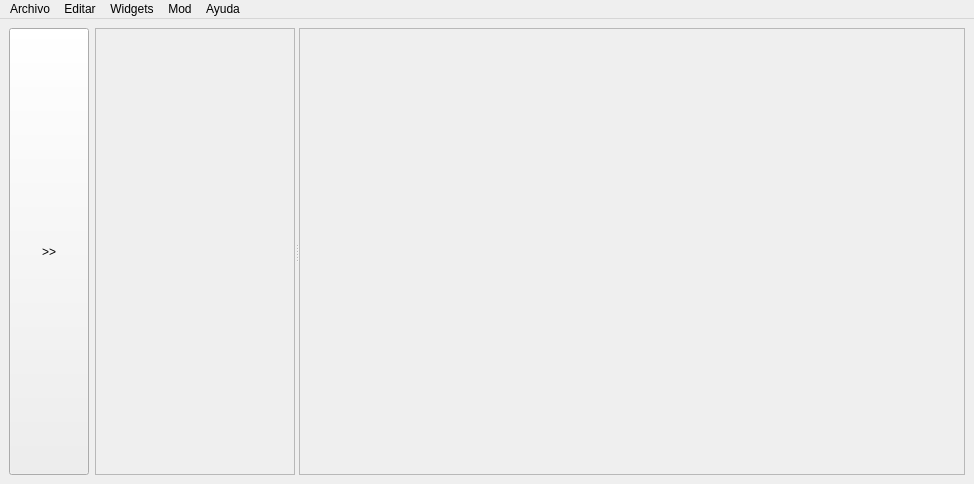
<?xml version="1.0" encoding="UTF-8"?>
<ui version="4.0">
 <class>MainWindow</class>
 <widget class="QMainWindow" name="MainWindow">
  <property name="geometry">
   <rect>
    <x>0</x>
    <y>0</y>
    <width>974</width>
    <height>484</height>
   </rect>
  </property>
  <property name="windowTitle">
   <string>MainWindow</string>
  </property>
  <property name="autoFillBackground">
   <bool>false</bool>
  </property>
  <widget class="QWidget" name="centralwidget">
   <layout class="QHBoxLayout" name="horizontalLayout">
    <item>
     <widget class="QPushButton" name="Show">
      <property name="enabled">
       <bool>true</bool>
      </property>
      <property name="sizePolicy">
       <sizepolicy hsizetype="Minimum" vsizetype="Expanding">
        <horstretch>0</horstretch>
        <verstretch>0</verstretch>
       </sizepolicy>
      </property>
      <property name="font">
       <font>
        <bold>false</bold>
        <kerning>true</kerning>
       </font>
      </property>
      <property name="autoFillBackground">
       <bool>false</bool>
      </property>
      <property name="styleSheet">
       <string notr="true"/>
      </property>
      <property name="text">
       <string notr="true">&gt;&gt;</string>
      </property>
      <property name="checkable">
       <bool>false</bool>
      </property>
      <property name="autoRepeat">
       <bool>false</bool>
      </property>
      <property name="autoExclusive">
       <bool>false</bool>
      </property>
      <property name="autoDefault">
       <bool>false</bool>
      </property>
      <property name="default">
       <bool>false</bool>
      </property>
      <property name="flat">
       <bool>false</bool>
      </property>
     </widget>
    </item>
    <item>
     <widget class="QSplitter" name="splitter">
      <property name="orientation">
       <enum>Qt::Orientation::Horizontal</enum>
      </property>
      <property name="childrenCollapsible">
       <bool>false</bool>
      </property>
      <widget class="QScrollArea" name="menu">
       <property name="minimumSize">
        <size>
         <width>200</width>
         <height>0</height>
        </size>
       </property>
       <property name="widgetResizable">
        <bool>true</bool>
       </property>
       <widget class="QWidget" name="scrollAreaWidgetContents">
        <property name="geometry">
         <rect>
          <x>0</x>
          <y>0</y>
          <width>198</width>
          <height>442</height>
         </rect>
        </property>
        <layout class="QGridLayout" name="gridLayout"/>
       </widget>
      </widget>
      <widget class="QFrame" name="board">
       <property name="minimumSize">
        <size>
         <width>500</width>
         <height>0</height>
        </size>
       </property>
       <property name="frameShape">
        <enum>QFrame::Shape::StyledPanel</enum>
       </property>
       <property name="frameShadow">
        <enum>QFrame::Shadow::Raised</enum>
       </property>
      </widget>
     </widget>
    </item>
   </layout>
  </widget>
  <widget class="QMenuBar" name="menubar">
   <property name="geometry">
    <rect>
     <x>0</x>
     <y>0</y>
     <width>974</width>
     <height>22</height>
    </rect>
   </property>
   <property name="autoFillBackground">
    <bool>false</bool>
   </property>
   <widget class="QMenu" name="menuArchivo">
    <property name="title">
     <string>Archivo</string>
    </property>
    <addaction name="actionNuevo"/>
    <addaction name="actionAbrir"/>
    <addaction name="actionRecientes"/>
    <addaction name="actionCerrar"/>
    <addaction name="separator"/>
    <addaction name="actionExportar"/>
    <addaction name="actionImprimir"/>
    <addaction name="separator"/>
    <addaction name="actionGuardar"/>
    <addaction name="actionGuardar_Como"/>
    <addaction name="separator"/>
    <addaction name="actionSobre_Nosotros"/>
    <addaction name="actionConfiguracion"/>
    <addaction name="actionSalir"/>
   </widget>
   <widget class="QMenu" name="menuEditar">
    <property name="title">
     <string>Editar</string>
    </property>
    <addaction name="actionCopiar"/>
    <addaction name="actionPegar"/>
    <addaction name="actionCortar"/>
   </widget>
   <widget class="QMenu" name="menuAyuda">
    <property name="title">
     <string>Ayuda</string>
    </property>
    <addaction name="actionTutorial"/>
    <addaction name="actionSobre_Nosotros_2"/>
   </widget>
   <widget class="QMenu" name="menuMod">
    <property name="title">
     <string>Mod</string>
    </property>
    <addaction name="actionCargar_Tema"/>
    <addaction name="actionResetear_Tema"/>
    <addaction name="separator"/>
    <addaction name="actionCargar_UI"/>
    <addaction name="actionResetear_UI"/>
   </widget>
   <widget class="QMenu" name="menuWidgets">
    <property name="title">
     <string>Widgets</string>
    </property>
    <addaction name="actionCargar_CI"/>
    <addaction name="actionGuardar_CI"/>
    <addaction name="separator"/>
    <addaction name="actionCrear_Seccion"/>
   </widget>
   <addaction name="menuArchivo"/>
   <addaction name="menuEditar"/>
   <addaction name="menuWidgets"/>
   <addaction name="menuMod"/>
   <addaction name="menuAyuda"/>
  </widget>
  <action name="actionNuevo">
   <property name="icon">
    <iconset resource="../img.qrc">
     <normaloff>:/images/icons/new.svg</normaloff>:/images/icons/new.svg</iconset>
   </property>
   <property name="text">
    <string>Nuevo</string>
   </property>
   <property name="shortcut">
    <string>Ctrl+N</string>
   </property>
  </action>
  <action name="actionGuardar">
   <property name="icon">
    <iconset resource="../img.qrc">
     <normaloff>:/images/icons/save.svg</normaloff>:/images/icons/save.svg</iconset>
   </property>
   <property name="text">
    <string>Guardar</string>
   </property>
   <property name="shortcut">
    <string>Ctrl+G</string>
   </property>
  </action>
  <action name="actionGuardar_Como">
   <property name="icon">
    <iconset resource="../img.qrc">
     <normaloff>:/images/icons/save_as.svg</normaloff>:/images/icons/save_as.svg</iconset>
   </property>
   <property name="text">
    <string>Guardar Como</string>
   </property>
   <property name="shortcut">
    <string>Ctrl+Shift+S</string>
   </property>
  </action>
  <action name="actionSobre_Nosotros">
   <property name="icon">
    <iconset resource="../img.qrc">
     <normaloff>:/images/icons/info.svg</normaloff>:/images/icons/info.svg</iconset>
   </property>
   <property name="text">
    <string>Sobre Nosotros</string>
   </property>
   <property name="menuRole">
    <enum>QAction::MenuRole::AboutRole</enum>
   </property>
  </action>
  <action name="actionAbrir">
   <property name="icon">
    <iconset resource="../img.qrc">
     <normaloff>:/images/icons/open.svg</normaloff>:/images/icons/open.svg</iconset>
   </property>
   <property name="text">
    <string>Abrir</string>
   </property>
   <property name="shortcut">
    <string>Ctrl+O</string>
   </property>
  </action>
  <action name="actionCerrar">
   <property name="icon">
    <iconset resource="../img.qrc">
     <normaloff>:/images/icons/close.svg</normaloff>:/images/icons/close.svg</iconset>
   </property>
   <property name="text">
    <string>Cerrar</string>
   </property>
  </action>
  <action name="actionSalir">
   <property name="icon">
    <iconset resource="../img.qrc">
     <normaloff>:/images/icons/exit.svg</normaloff>:/images/icons/exit.svg</iconset>
   </property>
   <property name="text">
    <string>Salir</string>
   </property>
  </action>
  <action name="actionConfiguracion">
   <property name="icon">
    <iconset resource="../img.qrc">
     <normaloff>:/images/icons/settings.svg</normaloff>:/images/icons/settings.svg</iconset>
   </property>
   <property name="text">
    <string>Configuración</string>
   </property>
  </action>
  <action name="actionExportar">
   <property name="icon">
    <iconset resource="../img.qrc">
     <normaloff>:/images/icons/export.svg</normaloff>:/images/icons/export.svg</iconset>
   </property>
   <property name="text">
    <string>Exportar</string>
   </property>
  </action>
  <action name="actionImprimir">
   <property name="icon">
    <iconset resource="../img.qrc">
     <normaloff>:/images/icons/print.svg</normaloff>:/images/icons/print.svg</iconset>
   </property>
   <property name="text">
    <string>Imprimir</string>
   </property>
   <property name="shortcut">
    <string>Ctrl+P</string>
   </property>
  </action>
  <action name="actionRecientes">
   <property name="icon">
    <iconset resource="../img.qrc">
     <normaloff>:/images/icons/recent.svg</normaloff>:/images/icons/recent.svg</iconset>
   </property>
   <property name="text">
    <string>Recientes</string>
   </property>
  </action>
  <action name="actionCopiar">
   <property name="icon">
    <iconset theme="QIcon::ThemeIcon::EditCopy" resource="../img.qrc">
     <normaloff>:/images/icons/copy.svg</normaloff>:/images/icons/copy.svg</iconset>
   </property>
   <property name="text">
    <string>Copiar</string>
   </property>
   <property name="shortcut">
    <string>Ctrl+C</string>
   </property>
  </action>
  <action name="actionPegar">
   <property name="icon">
    <iconset resource="../img.qrc">
     <normaloff>:/images/icons/paste.svg</normaloff>:/images/icons/paste.svg</iconset>
   </property>
   <property name="text">
    <string>Pegar</string>
   </property>
   <property name="shortcut">
    <string>Ctrl+V</string>
   </property>
  </action>
  <action name="actionCortar">
   <property name="icon">
    <iconset resource="../img.qrc">
     <normaloff>:/images/icons/cut.svg</normaloff>:/images/icons/cut.svg</iconset>
   </property>
   <property name="text">
    <string>Cortar</string>
   </property>
   <property name="shortcut">
    <string>Ctrl+X</string>
   </property>
  </action>
  <action name="actionTutorial">
   <property name="icon">
    <iconset resource="../img.qrc">
     <normaloff>:/images/icons/help.svg</normaloff>:/images/icons/help.svg</iconset>
   </property>
   <property name="text">
    <string>Tutorial</string>
   </property>
  </action>
  <action name="actionSobre_Nosotros_2">
   <property name="icon">
    <iconset resource="../img.qrc">
     <normaloff>:/images/icons/info.svg</normaloff>:/images/icons/info.svg</iconset>
   </property>
   <property name="text">
    <string>Sobre Nosotros</string>
   </property>
   <property name="shortcut">
    <string>F12</string>
   </property>
  </action>
  <action name="actionCargar_Tema">
   <property name="icon">
    <iconset resource="../img.qrc">
     <normaloff>:/images/icons/theme.svg</normaloff>:/images/icons/theme.svg</iconset>
   </property>
   <property name="text">
    <string>Cargar Tema</string>
   </property>
  </action>
  <action name="actionResetear_Tema">
   <property name="icon">
    <iconset resource="../img.qrc">
     <normaloff>:/images/icons/reset.svg</normaloff>:/images/icons/reset.svg</iconset>
   </property>
   <property name="text">
    <string>Resetear Tema</string>
   </property>
  </action>
  <action name="actionCargar_UI">
   <property name="icon">
    <iconset resource="../img.qrc">
     <normaloff>:/images/icons/UI.svg</normaloff>:/images/icons/UI.svg</iconset>
   </property>
   <property name="text">
    <string>Cargar UI</string>
   </property>
  </action>
  <action name="actionResetear_UI">
   <property name="icon">
    <iconset resource="../img.qrc">
     <normaloff>:/images/icons/reset.svg</normaloff>:/images/icons/reset.svg</iconset>
   </property>
   <property name="text">
    <string>Resetear UI</string>
   </property>
  </action>
  <action name="actionCargar_CI">
   <property name="icon">
    <iconset resource="../img.qrc">
     <normaloff>:/images/icons/IC.svg</normaloff>:/images/icons/IC.svg</iconset>
   </property>
   <property name="text">
    <string>Cargar CI</string>
   </property>
  </action>
  <action name="actionGuardar_CI">
   <property name="icon">
    <iconset resource="../img.qrc">
     <normaloff>:/images/icons/Create_IC.svg</normaloff>:/images/icons/Create_IC.svg</iconset>
   </property>
   <property name="text">
    <string>Crear CI</string>
   </property>
  </action>
  <action name="actionCrear_Seccion">
   <property name="icon">
    <iconset resource="../img.qrc">
     <normaloff>:/images/icons/Section.svg</normaloff>:/images/icons/Section.svg</iconset>
   </property>
   <property name="text">
    <string>Crear Seccion</string>
   </property>
  </action>
 </widget>
 <resources>
  <include location="../img.qrc"/>
 </resources>
 <connections/>
</ui>
